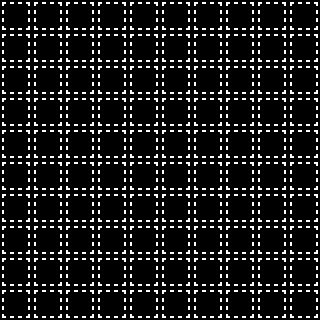

This game map was drawn from its Tiled (.tmx) file and the tilesets committed beside it. A one-line description and the trimmed map source follow:
An orthogonal 10x10 tile map with 32x32 px tiles, 1 tile layer (bottom).

<map version="1.0" tiledversion="1.1.0" orientation="orthogonal" renderorder="right-down" width="10" height="10" tilewidth="32" tileheight="32" infinite="0" nextobjectid="1">
 <tileset firstgid="1" name="tiles-hd" tilewidth="32" tileheight="32" tilecount="256" columns="16">
  <image source="tiles-hd.png" width="512" height="512" />
 </tileset>
 <layer name="bottom" width="10" height="10">
  <data>[100 cells, 100 non-empty, 1 distinct tile ids]</data>
 </layer>
</map>
